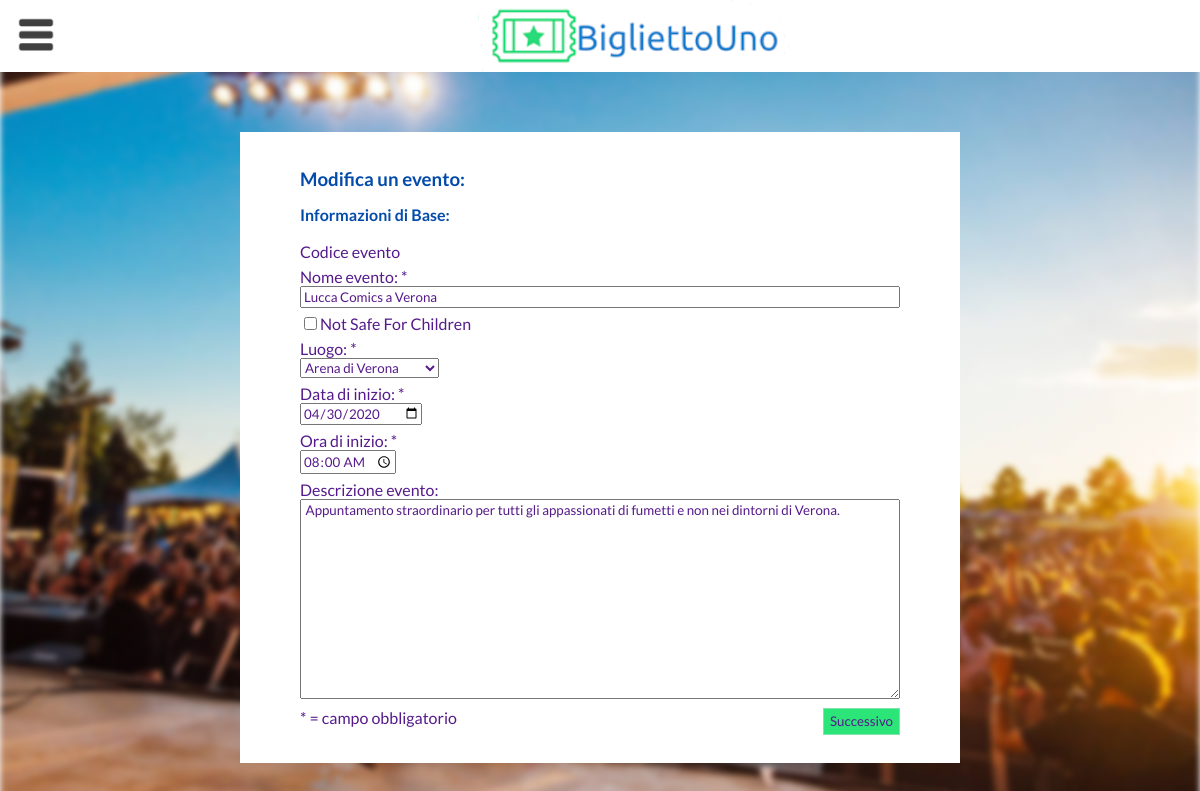
The app's page /modify_event.php?codEvento=4 (signed in) with its own data.
### tables this page shows
create table EVENTO (
     codEvento int not null,
     nomeEvento varchar(60) not null,
     dataEOra DATETIME not null,
     NSFC BIT(1) not null,
     descrizione varchar(600) not null,
     nomeImmagine varchar(30) not null,
     codLuogo int not null,
     emailOrganizzatore varchar(30) not null,
     constraint ID_EVENTO_ID primary key (codEvento));

create table LUOGO (
     codLuogo int not null,
     nome varchar(60) not null,
     indirizzo varchar(50) not null,
     capienzaMassima int not null,
     constraint ID_LUOGO_ID primary key (codLuogo));

### modify_event.php (called while the page is built, shortened)
<?php
    require_once('bootstrap.php');
    $templateParams["evento"] = $dbh->getEvent($_GET["codEvento"])[0];
    $templateParams["name"] = "modify_event.php";
    $templateParams["title"] = "Modifica evento";
    $templateParams["css"] = array("base.css", "create_event.css");
    $templateParams["js"] = array("https://ajax.googleapis.com/ajax/libs/jquery/3.4.1/jquery.min.js", "js/base.js", "js/create_event.js");
    $templateParams["categories"] = $dbh->getCategories();
    $templateParams["tipoPosti"] = $dbh->getSeatTypes();
    $templateParams["luoghi"] = $dbh->getPlaces();
    $templateParams["biglietti"] = $dbh->getSeatNumByTypeAndCost($_GET["codEvento"]);
    $templateParams["moderatori"] = $dbh->getEventModerators($_GET["codEvento"]);
    require(TEMPLATE_DIR."base.php");
?>

### php/DatabaseHelper.php (called while the page is built, shortened)
<?php
class DatabaseHelper{
    private $db;
    public function __construct($servername, $username, $password, $dbname){
        $this->db = new mysqli($servername, $username, $password, $dbname);
    }
    public function getCategories() {
        $stmt = $this->db->prepare("SELECT codCategoria, nomeCategoria FROM categoria_evento");
        $stmt->execute();
        return $stmt->get_result()->fetch_all(MYSQLI_ASSOC);
    }
    public function getSeatTypes() {
        $stmt = $this->db->prepare("SELECT codTipologia, nomeTipologia FROM tipologia_posto");
        $stmt->execute();
        return $stmt->get_result()->fetch_all(MYSQLI_ASSOC);
    }
    public function getEvent($codEvent) {
        $query = "SELECT *
                  FROM (SELECT E.codEvento, E.nomeEvento, E.dataEOra, E.NSFC, E.descrizione, E.nomeImmagine, E.emailOrganizzatore,
                               L.codLuogo, L.nome AS nomeLuogo, L.indirizzo, L.capienzaMassima,
                               COUNT(P.codPrenotazione) as postiOccupati, (COUNT(P.codPrenotazione)/COUNT(P.codPosto) * 100) as percPostiOccupati, COUNT(P.codPosto) AS maxPostiDisponibili
                        FROM evento E, luogo L, posto P
                        WHERE E.codLuogo = L.codLuogo
                        AND p.codEvento = E.codEvento
                        AND E.codEvento = ?
                        GROUP BY E.codEvento, E.nomeEvento, E.dataEOra, E.NSFC, E.descrizione, E.nomeImmagine, E.emailOrganizzatore,
                                 L.codLuogo, L.nome, L.indirizzo, L.capienzaMassima
                       ) AS tabEventi LEFT JOIN
                       (SELECT EHC.codEvento, GROUP_CONCAT(ce.nomeCategoria SEPARATOR ', ') AS categorie
                        FROM evento_ha_categoria EHC, categoria_evento CE
                        WHERE EHC.codCategoria = ce.codCategoria
                          AND EHC.codEvento = ?
                        GROUP BY EHC.codEvento) AS tabCategorie
                  USING(codEvento)
                  ";
        $stmt = $this->db->prepare($query);
        $stmt->bind_param("ii", $codEvent, $codEvent);
        $stmt->execute();
        return $stmt->get_result()->fetch_all(MYSQLI_ASSOC);
    }
    public function getPlaces() {
        $stmt = $this->db->prepare("SELECT * FROM luogo");
        $stmt->execute();
        return $stmt->get_result()->fetch_all(MYSQLI_ASSOC);
    }
    public function getEventModerators($codEvento) {
        $stmt = $this->db->prepare("SELECT emailModeratore FROM moderazione WHERE codEvento = ".$codEvento);
        $stmt->execute();
        return $stmt->get_result()->fetch_all(MYSQLI_ASSOC);
    }
    public function getSeatNumByTypeAndCost($codEvento) {
        $query = "SELECT posto.codTipologia, nomeTipologia, costo, COUNT(codPosto) AS numTotPosti, SUM(IF(codPrenotazione IS NOT NULL, 1, 0)) AS postiPrenotati
                  FROM posto, tipologia_posto
                  WHERE codEvento = ?
                  AND posto.codTipologia = tipologia_posto.codTipologia
                  GROUP BY codTipologia, nomeTipologia, costo
                  ";
        $stmt = $this->db->prepare($query);
        $stmt->bind_param("i", $codEvento);
        $stmt->execute();
        return $stmt->get_result()->fetch_all(MYSQLI_ASSOC);
    }
}
?>

### php/template/modify_event.php (the view, shortened to what this page needs)
<div class="main-content">
    <form id="editForm" action="php/modify_event_process.php" method="post" enctype="multipart/form-data">
        <h3>Modifica un evento: </h3>
        <section class="tab">
            <h4>Informazioni di Base:</h4>
            <label for="codEvento" hidden>Codice evento</label>
            <label for="nomeEvento">Nome evento: *<input id="nomeEvento" name="nomeEvento" type="text" value="<?php echo $templateParams["evento"]["nomeEvento"]?>" placeholder="Nome dell'evento..." required class="required"/></label>
            <label for="NSFC"><input name="NSFC" id="NSFC" type="checkbox" value="1" <?php if ($templateParams["evento"]["NSFC"] == 1) { echo "checked";}?>/>Not Safe For Children</label>
            <label for="luogo">Luogo: *<select name="luogo" id="luogo" required class="required">
                <?php foreach ($templateParams["luoghi"] as $luogo): ?>
                    <option value=<?php echo $luogo["codLuogo"];?> <?php if ($templateParams["evento"]["codLuogo"] == $luogo["codLuogo"]) {echo "selected";}?>><?php echo $luogo["nome"]?></option>
                <?php endforeach;?>
            </select></label>
            <label for="data">Data di inizio: *<input name="data" id="data" type="date" required class="required" value="<?php echo (new DateTime($templateParams["evento"]["dataEOra"]))->format("Y-m-d")?>"/></label>
            <label for="ora">Ora di inizio: *<input id="ora" name="ora" type="time" required class="required" value="<?php echo (new DateTime($templateParams["evento"]["dataEOra"]))->format("H:i")?>"/></label>
            <label for="description">Descrizione evento: <textarea maxlength="150" id="description" oninput="checkRemainingCharacters()" name="description" form="editForm" placeholder="Descrizione dell'evento..."> <?php echo $templateParams["evento"]["descrizione"];?> </textarea></label>
        </section>
            <?php foreach($templateParams["biglietti"] as $biglietto): ?>
                    <?php printf("%.2f", $biglietto["costo"]/100); ?>
            <?php endforeach; ?>
        <div class="prevNext_div">
            <label for="nextBtn" class="visuallyhidden">Vai alla precedente sezione della form </label><button type="button" id="nextBtn" onclick="changeTab(1)">Successivo</button>
        </div>
        <p>* = campo obbligatorio</p>
    </form>
</div>

### css/base.css (style rules this page uses)
h1, h2, h3, h4, h5, h6 { color: #034BAB; }
* { font-family: 'Lato', sans-serif; color: #551A8B; }
button, input[type="button"], input[type="submit"], input[type="reset"] { border: none; outline: none; cursor: pointer; background-color: #2be579; border: thin solid #80e5aa; height: 2em; }
html, body { height: 100%; }
body, header, p, h1, h2, h3, h4, h5, h6, ul { margin: 0; padding: 0; }
body { display: flex; flex-direction: column; overflow-y: auto; font-size: 100%; }
.main-content { background-color: white; width: 85%; margin-left: 7.5%; margin-top: 5%; padding: 3% 5%; box-sizing: border-box; }
form input:not([type="submit"]):not([type="date"]):not([type="time"]):not([type="checkbox"]) { width: 100%; box-sizing: border-box; }
form label { margin: 1% auto; }
form label, form label select, form label input:not([type=checkbox]):not([type=radio]) { display: block; }
@media screen and (min-width:650px) { .main-content { width: 70%; margin-left: 15%; } }
@media screen and (min-width:812px) { .main-content { width: 60%; margin-left: 20%; } }

### css/create_event.css (style rules this page uses)
textarea { width: 100%; height: 15em; box-sizing: border-box; }
h3 { margin-bottom: 2.5%; }
h4 { margin-bottom: 3%; }
.tab { display: none; }
.prevNext_div { float: right; }

### records on screen
evento: nomeEvento "Lucca Comics a Verona", luogo "Arena di Verona", data "04/30/2020", ora "08:00", description "Appuntamento straordinario per tutti gli appassionati di fumetti e non nei dintorni di Verona."
